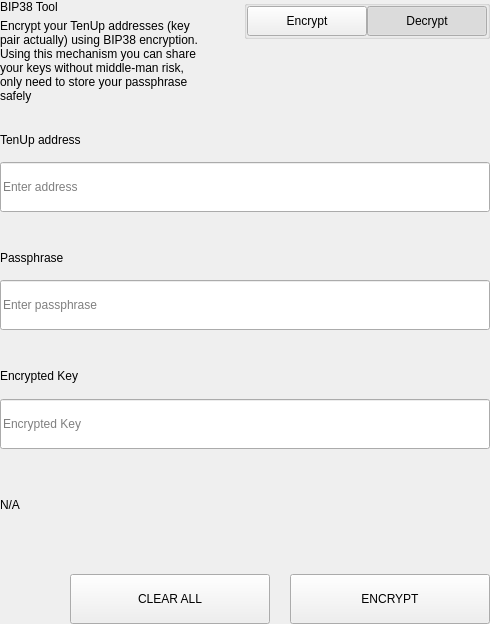
<?xml version="1.0" encoding="UTF-8"?>
<ui version="4.0">
 <class>SettingsBitToolWidget</class>
 <widget class="QWidget" name="SettingsBitToolWidget">
  <property name="geometry">
   <rect>
    <x>0</x>
    <y>0</y>
    <width>490</width>
    <height>624</height>
   </rect>
  </property>
  <property name="windowTitle">
   <string>Form</string>
  </property>
  <layout class="QVBoxLayout" name="verticalLayout">
   <property name="spacing">
    <number>0</number>
   </property>
   <property name="leftMargin">
    <number>0</number>
   </property>
   <property name="topMargin">
    <number>0</number>
   </property>
   <property name="rightMargin">
    <number>0</number>
   </property>
   <property name="bottomMargin">
    <number>0</number>
   </property>
   <item>
    <widget class="QWidget" name="left" native="true">
     <layout class="QVBoxLayout" name="verticalLayout_3">
      <property name="leftMargin">
       <number>0</number>
      </property>
      <property name="topMargin">
       <number>0</number>
      </property>
      <property name="rightMargin">
       <number>0</number>
      </property>
      <property name="bottomMargin">
       <number>0</number>
      </property>
      <item>
       <layout class="QVBoxLayout" name="verticalLayout_2">
        <property name="spacing">
         <number>0</number>
        </property>
        <item>
         <layout class="QHBoxLayout" name="horizontalLayout_3" stretch="3,1">
          <property name="spacing">
           <number>40</number>
          </property>
          <item>
           <layout class="QVBoxLayout" name="verticalLayoutTitle">
            <property name="spacing">
             <number>5</number>
            </property>
            <item>
             <widget class="QLabel" name="labelTitle">
              <property name="text">
               <string>BIP38 Tool</string>
              </property>
             </widget>
            </item>
            <item>
             <widget class="QLabel" name="labelSubtitle1">
              <property name="text">
               <string>Encrypt your TenUp addresses (key pair actually) using BIP38 encryption.
Using this mechanism you can share your keys without middle-man risk, only need to store your passphrase safely</string>
              </property>
              <property name="wordWrap">
               <bool>true</bool>
              </property>
             </widget>
            </item>
           </layout>
          </item>
          <item alignment="Qt::AlignTop">
           <widget class="QGroupBox" name="groupBox">
            <property name="title">
             <string/>
            </property>
            <property name="alignment">
             <set>Qt::AlignLeading|Qt::AlignLeft|Qt::AlignTop</set>
            </property>
            <layout class="QHBoxLayout" name="horizontalLayout_4">
             <property name="spacing">
              <number>0</number>
             </property>
             <property name="leftMargin">
              <number>0</number>
             </property>
             <property name="topMargin">
              <number>0</number>
             </property>
             <property name="rightMargin">
              <number>0</number>
             </property>
             <property name="bottomMargin">
              <number>0</number>
             </property>
             <item>
              <spacer name="horizontalSpacer">
               <property name="orientation">
                <enum>Qt::Horizontal</enum>
               </property>
               <property name="sizeHint" stdset="0">
                <size>
                 <width>40</width>
                 <height>20</height>
                </size>
               </property>
              </spacer>
             </item>
             <item>
              <widget class="QPushButton" name="pushLeft">
               <property name="minimumSize">
                <size>
                 <width>120</width>
                 <height>30</height>
                </size>
               </property>
               <property name="maximumSize">
                <size>
                 <width>120</width>
                 <height>30</height>
                </size>
               </property>
               <property name="focusPolicy">
                <enum>Qt::NoFocus</enum>
               </property>
               <property name="text">
                <string>Encrypt</string>
               </property>
               <property name="checkable">
                <bool>true</bool>
               </property>
               <property name="autoExclusive">
                <bool>true</bool>
               </property>
              </widget>
             </item>
             <item>
              <widget class="QPushButton" name="pushRight">
               <property name="minimumSize">
                <size>
                 <width>120</width>
                 <height>30</height>
                </size>
               </property>
               <property name="maximumSize">
                <size>
                 <width>120</width>
                 <height>30</height>
                </size>
               </property>
               <property name="focusPolicy">
                <enum>Qt::NoFocus</enum>
               </property>
               <property name="text">
                <string>Decrypt</string>
               </property>
               <property name="checkable">
                <bool>true</bool>
               </property>
               <property name="checked">
                <bool>true</bool>
               </property>
               <property name="autoExclusive">
                <bool>true</bool>
               </property>
              </widget>
             </item>
            </layout>
           </widget>
          </item>
         </layout>
        </item>
        <item>
         <widget class="QStackedWidget" name="stackedWidget">
          <property name="currentIndex">
           <number>1</number>
          </property>
          <widget class="QWidget" name="pageDecrypt">
           <layout class="QVBoxLayout" name="verticalLayout_5">
            <property name="spacing">
             <number>0</number>
            </property>
            <property name="leftMargin">
             <number>0</number>
            </property>
            <property name="topMargin">
             <number>0</number>
            </property>
            <property name="rightMargin">
             <number>0</number>
            </property>
            <property name="bottomMargin">
             <number>0</number>
            </property>
            <item>
             <widget class="QWidget" name="widget" native="true">
              <property name="minimumSize">
               <size>
                <width>0</width>
                <height>100</height>
               </size>
              </property>
              <layout class="QVBoxLayout" name="verticalLayout_4">
               <property name="spacing">
                <number>0</number>
               </property>
               <property name="leftMargin">
                <number>0</number>
               </property>
               <property name="topMargin">
                <number>0</number>
               </property>
               <property name="rightMargin">
                <number>0</number>
               </property>
               <property name="bottomMargin">
                <number>0</number>
               </property>
               <item>
                <spacer name="verticalSpacer_2">
                 <property name="orientation">
                  <enum>Qt::Vertical</enum>
                 </property>
                 <property name="sizeType">
                  <enum>QSizePolicy::Fixed</enum>
                 </property>
                 <property name="sizeHint" stdset="0">
                  <size>
                   <width>20</width>
                   <height>20</height>
                  </size>
                 </property>
                </spacer>
               </item>
               <item>
                <layout class="QHBoxLayout" name="horizontalLayout_6" stretch="2">
                 <property name="spacing">
                  <number>0</number>
                 </property>
                 <item>
                  <layout class="QVBoxLayout" name="verticalLayout_7">
                   <property name="spacing">
                    <number>9</number>
                   </property>
                   <item>
                    <widget class="QLabel" name="labelSubtitleKey">
                     <property name="minimumSize">
                      <size>
                       <width>0</width>
                       <height>20</height>
                      </size>
                     </property>
                     <property name="maximumSize">
                      <size>
                       <width>16777215</width>
                       <height>20</height>
                      </size>
                     </property>
                     <property name="text">
                      <string>Encrypted key</string>
                     </property>
                    </widget>
                   </item>
                   <item>
                    <widget class="QLineEdit" name="lineEditKey">
                     <property name="minimumSize">
                      <size>
                       <width>0</width>
                       <height>50</height>
                      </size>
                     </property>
                     <property name="maximumSize">
                      <size>
                       <width>16777215</width>
                       <height>50</height>
                      </size>
                     </property>
                     <property name="placeholderText">
                      <string>Enter a encrypted key</string>
                     </property>
                    </widget>
                   </item>
                  </layout>
                 </item>
                </layout>
               </item>
               <item>
                <spacer name="verticalSpacer_3">
                 <property name="orientation">
                  <enum>Qt::Vertical</enum>
                 </property>
                 <property name="sizeType">
                  <enum>QSizePolicy::Fixed</enum>
                 </property>
                 <property name="sizeHint" stdset="0">
                  <size>
                   <width>20</width>
                   <height>20</height>
                  </size>
                 </property>
                </spacer>
               </item>
               <item>
                <layout class="QVBoxLayout" name="verticalLayout_9">
                 <property name="spacing">
                  <number>9</number>
                 </property>
                 <item>
                  <widget class="QLabel" name="labelSubtitlePassphrase">
                   <property name="maximumSize">
                    <size>
                     <width>16777215</width>
                     <height>20</height>
                    </size>
                   </property>
                   <property name="text">
                    <string>Passphrase</string>
                   </property>
                  </widget>
                 </item>
                 <item>
                  <widget class="QLineEdit" name="lineEditPassphrase">
                   <property name="minimumSize">
                    <size>
                     <width>0</width>
                     <height>50</height>
                    </size>
                   </property>
                   <property name="maximumSize">
                    <size>
                     <width>16777215</width>
                     <height>50</height>
                    </size>
                   </property>
                   <property name="placeholderText">
                    <string>Enter a passphrase</string>
                   </property>
                  </widget>
                 </item>
                </layout>
               </item>
               <item>
                <spacer name="verticalSpacer_4">
                 <property name="orientation">
                  <enum>Qt::Vertical</enum>
                 </property>
                 <property name="sizeType">
                  <enum>QSizePolicy::Fixed</enum>
                 </property>
                 <property name="sizeHint" stdset="0">
                  <size>
                   <width>20</width>
                   <height>20</height>
                  </size>
                 </property>
                </spacer>
               </item>
               <item>
                <widget class="QWidget" name="widget_3" native="true">
                 <property name="sizePolicy">
                  <sizepolicy hsizetype="Preferred" vsizetype="Fixed">
                   <horstretch>0</horstretch>
                   <verstretch>0</verstretch>
                  </sizepolicy>
                 </property>
                 <layout class="QVBoxLayout" name="verticalLayout_10">
                  <property name="spacing">
                   <number>9</number>
                  </property>
                  <property name="leftMargin">
                   <number>0</number>
                  </property>
                  <property name="topMargin">
                   <number>0</number>
                  </property>
                  <property name="rightMargin">
                   <number>0</number>
                  </property>
                  <property name="bottomMargin">
                   <number>0</number>
                  </property>
                  <item>
                   <widget class="QLabel" name="labelSubtitleDecryptResult">
                    <property name="minimumSize">
                     <size>
                      <width>0</width>
                      <height>20</height>
                     </size>
                    </property>
                    <property name="maximumSize">
                     <size>
                      <width>16777215</width>
                      <height>20</height>
                     </size>
                    </property>
                    <property name="text">
                     <string>Decrypted address result</string>
                    </property>
                   </widget>
                  </item>
                  <item>
                   <widget class="QWidget" name="widget_4" native="true">
                    <layout class="QHBoxLayout" name="horizontalLayout" stretch="6,0,1">
                     <property name="spacing">
                      <number>0</number>
                     </property>
                     <property name="leftMargin">
                      <number>0</number>
                     </property>
                     <property name="topMargin">
                      <number>0</number>
                     </property>
                     <property name="rightMargin">
                      <number>0</number>
                     </property>
                     <property name="bottomMargin">
                      <number>0</number>
                     </property>
                     <item alignment="Qt::AlignVCenter">
                      <widget class="QLineEdit" name="lineEditDecryptResult">
                       <property name="minimumSize">
                        <size>
                         <width>0</width>
                         <height>50</height>
                        </size>
                       </property>
                       <property name="maximumSize">
                        <size>
                         <width>16777215</width>
                         <height>50</height>
                        </size>
                       </property>
                       <property name="placeholderText">
                        <string>Decrypted Address</string>
                       </property>
                      </widget>
                     </item>
                     <item>
                      <spacer name="horizontalSpacer_4">
                       <property name="orientation">
                        <enum>Qt::Horizontal</enum>
                       </property>
                       <property name="sizeType">
                        <enum>QSizePolicy::Fixed</enum>
                       </property>
                       <property name="sizeHint" stdset="0">
                        <size>
                         <width>20</width>
                         <height>50</height>
                        </size>
                       </property>
                      </spacer>
                     </item>
                     <item>
                      <widget class="QPushButton" name="pushButtonImport">
                       <property name="minimumSize">
                        <size>
                         <width>140</width>
                         <height>40</height>
                        </size>
                       </property>
                       <property name="text">
                        <string>Import Address</string>
                       </property>
                      </widget>
                     </item>
                    </layout>
                   </widget>
                  </item>
                 </layout>
                </widget>
               </item>
               <item>
                <widget class="QLabel" name="statusLabel_DEC">
                 <property name="maximumSize">
                  <size>
                   <width>16777215</width>
                   <height>40</height>
                  </size>
                 </property>
                 <property name="text">
                  <string/>
                 </property>
                </widget>
               </item>
               <item>
                <spacer name="verticalSpacer">
                 <property name="orientation">
                  <enum>Qt::Vertical</enum>
                 </property>
                 <property name="sizeType">
                  <enum>QSizePolicy::Preferred</enum>
                 </property>
                 <property name="sizeHint" stdset="0">
                  <size>
                   <width>20</width>
                   <height>20</height>
                  </size>
                 </property>
                </spacer>
               </item>
               <item>
                <layout class="QHBoxLayout" name="horizontalLayout_7">
                 <property name="spacing">
                  <number>0</number>
                 </property>
                 <item>
                  <spacer name="horizontalSpacer_5">
                   <property name="orientation">
                    <enum>Qt::Horizontal</enum>
                   </property>
                   <property name="sizeType">
                    <enum>QSizePolicy::Expanding</enum>
                   </property>
                   <property name="sizeHint" stdset="0">
                    <size>
                     <width>40</width>
                     <height>20</height>
                    </size>
                   </property>
                  </spacer>
                 </item>
                 <item>
                  <widget class="QPushButton" name="pushButtonDecryptClear">
                   <property name="minimumSize">
                    <size>
                     <width>200</width>
                     <height>50</height>
                    </size>
                   </property>
                   <property name="maximumSize">
                    <size>
                     <width>200</width>
                     <height>50</height>
                    </size>
                   </property>
                   <property name="text">
                    <string>CLEAR</string>
                   </property>
                  </widget>
                 </item>
                 <item>
                  <spacer name="horizontalSpacer_3">
                   <property name="orientation">
                    <enum>Qt::Horizontal</enum>
                   </property>
                   <property name="sizeType">
                    <enum>QSizePolicy::Fixed</enum>
                   </property>
                   <property name="sizeHint" stdset="0">
                    <size>
                     <width>20</width>
                     <height>20</height>
                    </size>
                   </property>
                  </spacer>
                 </item>
                 <item>
                  <widget class="QPushButton" name="pushButtonDecrypt">
                   <property name="minimumSize">
                    <size>
                     <width>200</width>
                     <height>50</height>
                    </size>
                   </property>
                   <property name="maximumSize">
                    <size>
                     <width>200</width>
                     <height>50</height>
                    </size>
                   </property>
                   <property name="text">
                    <string>DECRYPT KEY</string>
                   </property>
                  </widget>
                 </item>
                </layout>
               </item>
              </layout>
             </widget>
            </item>
           </layout>
          </widget>
          <widget class="QWidget" name="pageEncrypt">
           <layout class="QVBoxLayout" name="verticalLayout_11">
            <property name="spacing">
             <number>0</number>
            </property>
            <property name="leftMargin">
             <number>0</number>
            </property>
            <property name="topMargin">
             <number>0</number>
            </property>
            <property name="rightMargin">
             <number>0</number>
            </property>
            <property name="bottomMargin">
             <number>0</number>
            </property>
            <item>
             <spacer name="verticalSpacer_8">
              <property name="orientation">
               <enum>Qt::Vertical</enum>
              </property>
              <property name="sizeType">
               <enum>QSizePolicy::Fixed</enum>
              </property>
              <property name="sizeHint" stdset="0">
               <size>
                <width>20</width>
                <height>20</height>
               </size>
              </property>
             </spacer>
            </item>
            <item>
             <widget class="QWidget" name="containerAddressEnc" native="true">
              <layout class="QVBoxLayout" name="containerAddressEncLayout">
               <property name="spacing">
                <number>5</number>
               </property>
               <property name="leftMargin">
                <number>0</number>
               </property>
               <property name="topMargin">
                <number>0</number>
               </property>
               <property name="rightMargin">
                <number>0</number>
               </property>
               <property name="bottomMargin">
                <number>0</number>
               </property>
               <item>
                <widget class="QLabel" name="labelSubtitleAddress">
                 <property name="minimumSize">
                  <size>
                   <width>0</width>
                   <height>20</height>
                  </size>
                 </property>
                 <property name="maximumSize">
                  <size>
                   <width>16777215</width>
                   <height>20</height>
                  </size>
                 </property>
                 <property name="text">
                  <string>TenUp address</string>
                 </property>
                </widget>
               </item>
               <item>
                <widget class="QLineEdit" name="addressIn_ENC">
                 <property name="minimumSize">
                  <size>
                   <width>0</width>
                   <height>50</height>
                  </size>
                 </property>
                 <property name="placeholderText">
                  <string>Enter address</string>
                 </property>
                </widget>
               </item>
              </layout>
             </widget>
            </item>
            <item>
             <spacer name="verticalSpacer_6">
              <property name="orientation">
               <enum>Qt::Vertical</enum>
              </property>
              <property name="sizeType">
               <enum>QSizePolicy::Fixed</enum>
              </property>
              <property name="sizeHint" stdset="0">
               <size>
                <width>20</width>
                <height>20</height>
               </size>
              </property>
             </spacer>
            </item>
            <item>
             <widget class="QWidget" name="containerAddress" native="true">
              <layout class="QHBoxLayout" name="horizontalLayout_9" stretch="2">
               <property name="spacing">
                <number>0</number>
               </property>
               <property name="leftMargin">
                <number>0</number>
               </property>
               <property name="topMargin">
                <number>0</number>
               </property>
               <property name="rightMargin">
                <number>0</number>
               </property>
               <property name="bottomMargin">
                <number>0</number>
               </property>
               <item>
                <layout class="QVBoxLayout" name="verticalLayout_8">
                 <property name="spacing">
                  <number>5</number>
                 </property>
                 <item>
                  <widget class="QLabel" name="labelSubtitleMessage">
                   <property name="minimumSize">
                    <size>
                     <width>0</width>
                     <height>20</height>
                    </size>
                   </property>
                   <property name="maximumSize">
                    <size>
                     <width>16777215</width>
                     <height>20</height>
                    </size>
                   </property>
                   <property name="text">
                    <string>Passphrase</string>
                   </property>
                  </widget>
                 </item>
                 <item>
                  <widget class="QLineEdit" name="passphraseIn_ENC">
                   <property name="minimumSize">
                    <size>
                     <width>0</width>
                     <height>50</height>
                    </size>
                   </property>
                   <property name="maximumSize">
                    <size>
                     <width>16777215</width>
                     <height>50</height>
                    </size>
                   </property>
                   <property name="placeholderText">
                    <string>Enter passphrase</string>
                   </property>
                  </widget>
                 </item>
                </layout>
               </item>
              </layout>
             </widget>
            </item>
            <item>
             <spacer name="verticalSpacer_7">
              <property name="orientation">
               <enum>Qt::Vertical</enum>
              </property>
              <property name="sizeType">
               <enum>QSizePolicy::Fixed</enum>
              </property>
              <property name="sizeHint" stdset="0">
               <size>
                <width>20</width>
                <height>20</height>
               </size>
              </property>
             </spacer>
            </item>
            <item>
             <widget class="QWidget" name="widget_2" native="true">
              <property name="minimumSize">
               <size>
                <width>0</width>
                <height>75</height>
               </size>
              </property>
              <property name="maximumSize">
               <size>
                <width>16777215</width>
                <height>16777215</height>
               </size>
              </property>
              <layout class="QVBoxLayout" name="verticalLayout_6">
               <property name="leftMargin">
                <number>0</number>
               </property>
               <property name="topMargin">
                <number>0</number>
               </property>
               <property name="rightMargin">
                <number>0</number>
               </property>
               <property name="bottomMargin">
                <number>0</number>
               </property>
               <item>
                <widget class="QLabel" name="labelSubtitleEncryptedKey">
                 <property name="minimumSize">
                  <size>
                   <width>0</width>
                   <height>20</height>
                  </size>
                 </property>
                 <property name="maximumSize">
                  <size>
                   <width>16777215</width>
                   <height>20</height>
                  </size>
                 </property>
                 <property name="text">
                  <string>Encrypted Key</string>
                 </property>
                </widget>
               </item>
               <item>
                <widget class="QLineEdit" name="encryptedKeyOut_ENC">
                 <property name="minimumSize">
                  <size>
                   <width>0</width>
                   <height>50</height>
                  </size>
                 </property>
                 <property name="placeholderText">
                  <string>Encrypted Key</string>
                 </property>
                </widget>
               </item>
              </layout>
             </widget>
            </item>
            <item>
             <widget class="QLabel" name="statusLabel_ENC">
              <property name="text">
               <string notr="true">N/A</string>
              </property>
             </widget>
            </item>
            <item>
             <spacer name="verticalSpacer_5">
              <property name="orientation">
               <enum>Qt::Vertical</enum>
              </property>
              <property name="sizeType">
               <enum>QSizePolicy::Fixed</enum>
              </property>
              <property name="sizeHint" stdset="0">
               <size>
                <width>20</width>
                <height>20</height>
               </size>
              </property>
             </spacer>
            </item>
            <item>
             <layout class="QHBoxLayout" name="horizontalLayout_8">
              <property name="spacing">
               <number>0</number>
              </property>
              <item>
               <spacer name="horizontalSpacer_6">
                <property name="orientation">
                 <enum>Qt::Horizontal</enum>
                </property>
                <property name="sizeType">
                 <enum>QSizePolicy::Expanding</enum>
                </property>
                <property name="sizeHint" stdset="0">
                 <size>
                  <width>40</width>
                  <height>20</height>
                 </size>
                </property>
               </spacer>
              </item>
              <item>
               <widget class="QPushButton" name="pushButtonClear">
                <property name="minimumSize">
                 <size>
                  <width>200</width>
                  <height>50</height>
                 </size>
                </property>
                <property name="focusPolicy">
                 <enum>Qt::NoFocus</enum>
                </property>
                <property name="text">
                 <string>CLEAR ALL</string>
                </property>
               </widget>
              </item>
              <item>
               <spacer name="horizontalSpacer_2">
                <property name="orientation">
                 <enum>Qt::Horizontal</enum>
                </property>
                <property name="sizeType">
                 <enum>QSizePolicy::Fixed</enum>
                </property>
                <property name="sizeHint" stdset="0">
                 <size>
                  <width>20</width>
                  <height>20</height>
                 </size>
                </property>
               </spacer>
              </item>
              <item>
               <widget class="QPushButton" name="pushButtonEncrypt">
                <property name="minimumSize">
                 <size>
                  <width>200</width>
                  <height>50</height>
                 </size>
                </property>
                <property name="maximumSize">
                 <size>
                  <width>200</width>
                  <height>50</height>
                 </size>
                </property>
                <property name="focusPolicy">
                 <enum>Qt::NoFocus</enum>
                </property>
                <property name="text">
                 <string>ENCRYPT</string>
                </property>
               </widget>
              </item>
             </layout>
            </item>
           </layout>
          </widget>
         </widget>
        </item>
       </layout>
      </item>
     </layout>
    </widget>
   </item>
  </layout>
 </widget>
 <resources/>
 <connections/>
</ui>
